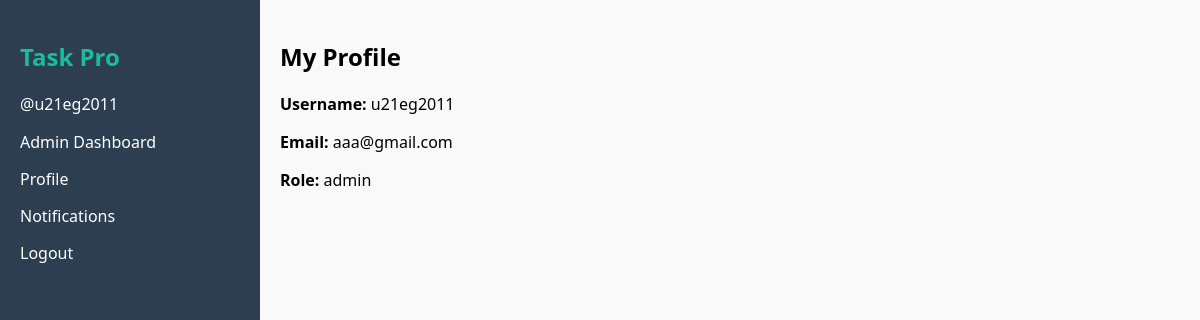
Page /admin/profile (signed in) on the committed database.
### app/models.py (models this page shows)
class User(UserMixin, db.Model):
    id = db.Column(db.Integer, primary_key=True)
    username = db.Column(db.String(100), nullable=False)
    email = db.Column(db.String(100), unique=True, nullable=False)
    password = db.Column(db.String(200), nullable=False)  # correct field
    role = db.Column(db.String(20), nullable=False)

### app/user_management/routes.py (the view)
@user_management_bp.route('/profile')
@login_required
def profile():
    return render_template('user_management/profile.html', user=current_user)

### app/models.py (called while the page is built)
@login_manager.user_loader
def load_user(user_id):
    from .models import User
    return User.query.get(int(user_id))

### app/templates/user_management/profile.html
{% extends 'base.html' %}
{% block content %}
<div class="container mt-4">
    <h2>My Profile</h2>
    <p><strong>Username:</strong> {{ user.username }}</p>
    <p><strong>Email:</strong> {{ user.email }}</p>
    <p><strong>Role:</strong> {{ user.role }}</p>
</div>
{% endblock %}

### app/templates/base.html (shortened to what this page needs)
<!DOCTYPE html>
<html lang="en">
<head>
    <link rel="stylesheet" href="{{ url_for('static', filename='style.css') }}">
</head>
<body>
    <div class="sidebar">
        <h2>Task Pro</h2>
        <p>@{{ current_user.username }}</p>
        <ul>
            {% if current_user.role == 'admin' %}
                <li><a href="{{ url_for('tasks.dashboard') }}">Admin Dashboard</a></li>
            {% else %}
                <li><a href="{{ url_for('tasks.dashboard') }}">User Dashboard</a></li>
                <li><a href="{{ url_for('tasks.user_tasks') }}">My Task</a></li>
            {% endif %}
            <li><a href="{{ url_for('user_management.profile') }}">Profile</a></li>
            <li><a href="{{ url_for('tasks.notifications') }}">Notifications</a></li>
            <li><a href="{{ url_for('auth.logout') }}">Logout</a></li>
        </ul>
    </div>
    <main>
        {% block content %}{% endblock %}
    </main>
</body>
</html>

### app/static/css/style.css (style rules this page uses)
body { margin: 0; font-family: 'Segoe UI', sans-serif; background: #fefbe9; display: flex; }
.sidebar { width: 200px; background: #1a1a2e; color: white; height: 100vh; padding-top: 20px; }

### app/templates/base.html (style rules this page uses)
body { display: flex; min-height: 100vh; margin: 0; }
.sidebar { width: 220px; background-color: #2c3e50; color: white; padding: 20px; }
.sidebar h2 { color: #1abc9c; }
.sidebar ul { list-style-type: none; padding: 0; }
.sidebar ul li { margin: 15px 0; }
.sidebar ul li a { color: white; text-decoration: none; }
main { flex-grow: 1; padding: 20px; background-color: #f9f9f9; }

### rows in the picture
User: username "u21eg2011", email "aaa@gmail.com", role "admin"
